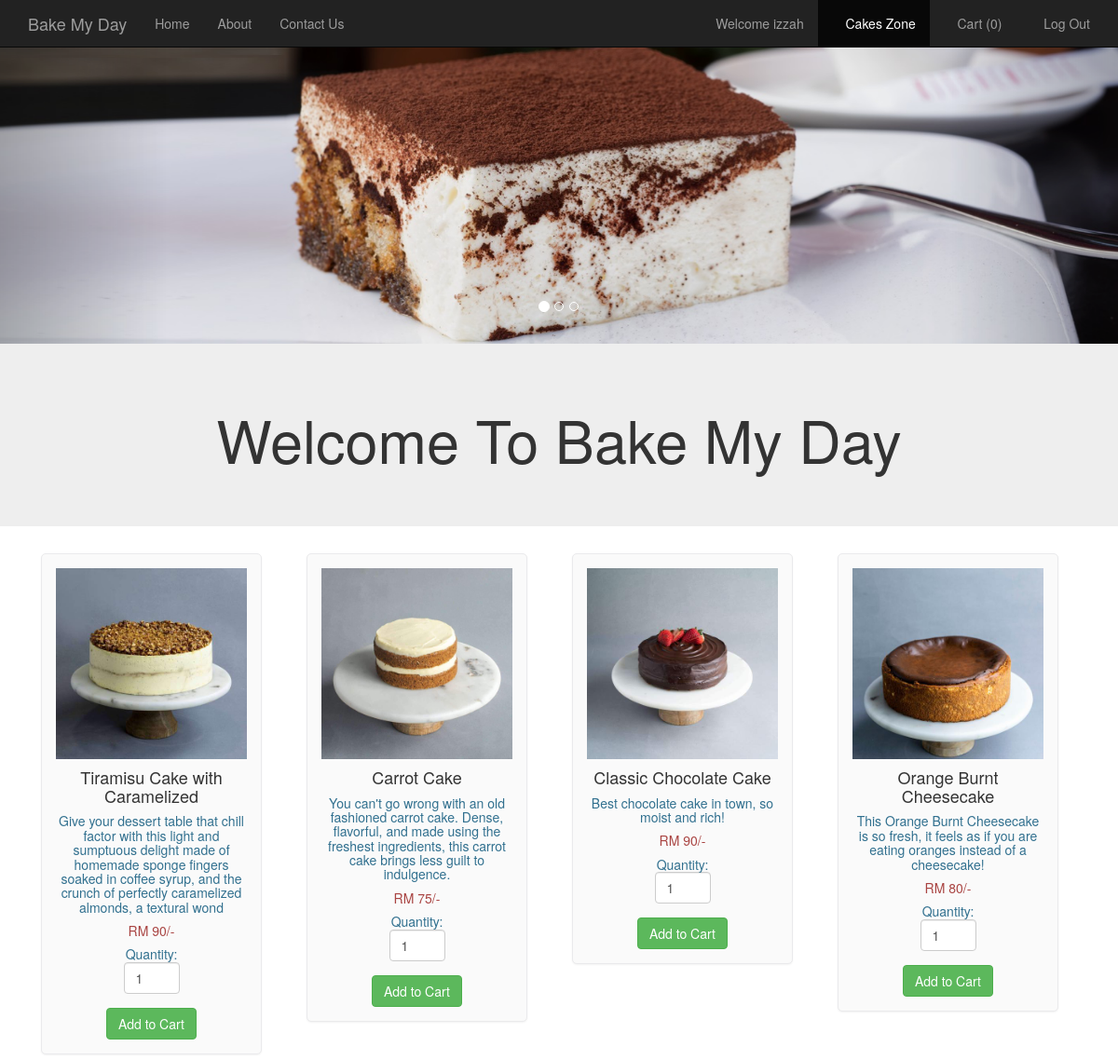
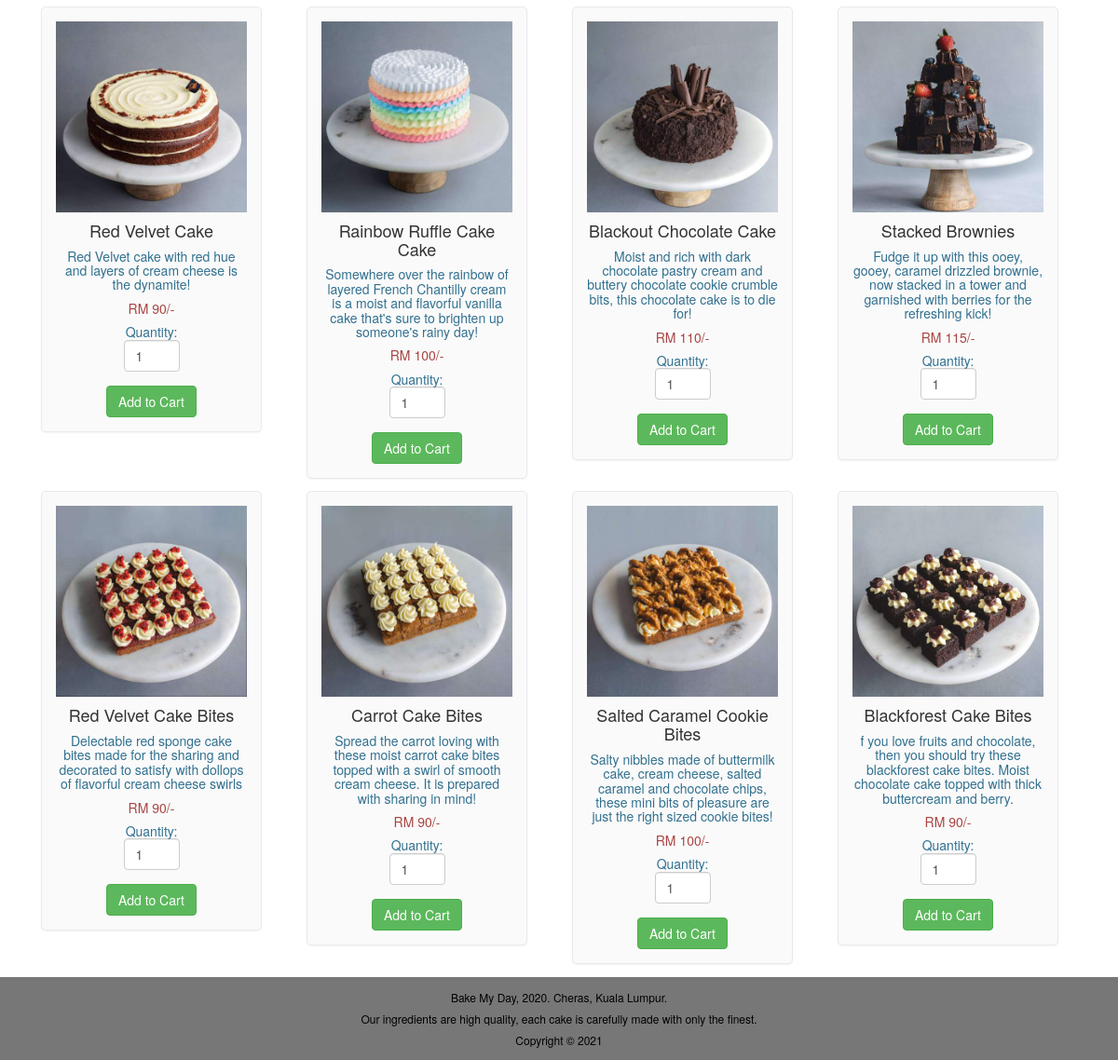
Page /foodlist.php (signed in) on the committed database (2 pictures, top to bottom).
### tables this page shows
CREATE TABLE `food` (
  `F_ID` int(30) NOT NULL,
  `name` varchar(30) NOT NULL,
  `price` int(30) NOT NULL,
  `description` varchar(200) NOT NULL,
  `R_ID` int(30) NOT NULL,
  `images_path` varchar(200) NOT NULL,
  `options` varchar(10) NOT NULL DEFAULT 'ENABLE'
);

### foodlist.php (the view, shortened to what this page needs)
<html>
  <head>
  </head>
  <link rel="stylesheet" type = "text/css" href ="css/foodlist.css">
  <link rel="stylesheet" type = "text/css" href ="css/bootstrap.min.css">
  <link href="//netdna.bootstrapcdn.com/bootstrap/3.0.0/css/bootstrap-glyphicons.css" rel="stylesheet">
  <body>
    <nav class="navbar navbar-inverse navbar-fixed-top navigation-clean-search" role="navigation">
      <div class="container">
        <div class="navbar-header">
          <a class="navbar-brand" href="index.php">Bake My Day</a>
        </div>
        <div class="collapse navbar-collapse " id="myNavbar">
          <ul class="nav navbar-nav">
            <li><a href="index.php">Home</a></li>
            <li><a href="aboutus.php">About</a></li>
            <li><a href="contactus.php">Contact Us</a></li>
          </ul>
<?php
if(isset($_SESSION['login_user1'])){
?>
          <ul class="nav navbar-nav navbar-right">
            <li><a href="#"><span class="glyphicon glyphicon-user"></span> Welcome <?php echo $_SESSION['login_user1']; ?> </a></li>
            <li><a href="myrestaurant.php">MANAGER CONTROL PANEL</a></li>
            <li><a href="logout_m.php"><span class="glyphicon glyphicon-log-out"></span> Log Out </a></li>
          </ul>
<?php
}
else if (isset($_SESSION['login_user2'])) {
  ?>
           <ul class="nav navbar-nav navbar-right">
            <li><a href="#"><span class="glyphicon glyphicon-user"></span> Welcome <?php echo $_SESSION['login_user2']; ?> </a></li>
            <li class="active" ><a href="foodlist.php"><span class="glyphicon glyphicon-cutlery"></span> Cakes Zone </a></li>
            <li><a href="cart.php"><span class="glyphicon glyphicon-shopping-cart"></span> Cart  (<?php
              if(isset($_SESSION["cart"])){
              $count = count($_SESSION["cart"]);
              echo "$count";
            }
              else
                echo "0";
              ?>) </a></li>
            <li><a href="logout_u.php"><span class="glyphicon glyphicon-log-out"></span> Log Out </a></li>
          </ul>
<?php
}
?>
        </div>
      </div>
    </nav>
    <div id="myCarousel" class="carousel slide" data-ride="carousel">
    <ol class="carousel-indicators">
      <li data-target="#myCarousel" data-slide-to="0" class="active"></li>
      <li data-target="#myCarousel" data-slide-to="1"></li>
      <li data-target="#myCarousel" data-slide-to="2"></li>
    </ol>
    <div class="carousel-inner">
      <div class="item active">
      <img src="images/slide002.jpg" style="width:100%;">
      <div class="carousel-caption">
      </div>
      </div>
    </div>
   <a class="left carousel-control" href="#myCarousel" data-slide="prev">
      <span class="glyphicon glyphicon-chevron-left"></span>
    </a>
    <a class="right carousel-control" href="#myCarousel" data-slide="next">
      <span class="glyphicon glyphicon-chevron-right"></span>
    </a>
    </div>
<div class="jumbotron">
  <div class="container text-center">
    <h1>Welcome To Bake My Day</h1>
  </div>
</div>
<div class="container" style="width:95%;">
<?php
$conn = Connect();
$sql = "SELECT * FROM FOOD WHERE options = 'ENABLE' ORDER BY F_ID";
$result = mysqli_query($conn, $sql);
if (mysqli_num_rows($result) > 0)
{
  $count=0;
  while($row = mysqli_fetch_assoc($result)){
    if ($count == 0)
      echo "<div class='row'>";
?>
<div class="col-md-3">
<form method="post" action="cart.php?action=add&id=<?php echo $row["F_ID"]; ?>">
<div class="mypanel" align="center";>
<img src="<?php echo $row["images_path"]; ?>" class="img-responsive">
<h4 class="text-dark"><?php echo $row["name"]; ?></h4>
<h5 class="text-info"><?php echo $row["description"]; ?></h5>
<h5 class="text-danger">RM <?php echo $row["price"]; ?>/-</h5>
<h5 class="text-info">Quantity: <input type="number" min="1" max="25" name="quantity" class="form-control" value="1" style="width: 60px;"> </h5>
<input type="submit" name="add" style="margin-top:5px;" class="btn btn-success" value="Add to Cart">
</div>
</form>
</div>
<?php
$count++;
if($count==4)
{
  echo "</div>";
  $count=0;
}
}
?>
</div>
  <?php
}
?>
<footer>
  <h6 style="color: black">Bake My Day, 2020. Cheras, Kuala Lumpur.<h6 style="color: black">Our ingredients are high quality, each cake is carefully made with only the finest.<h6 style="color: black">Copyright © 2021</h6>
</footer>
</body>
</html>

### css/foodlist.css (style rules this page uses)
body,html { height: 100%; }
body { padding-top: 50px; background-image: url('bgimg1.jpg'); background-repeat: repeat; background-size: cover; background-position: center; }
footer { display: block; }
.mypanel { border: 1px solid #eaeaec; margin: -1px 19px 3px -1px; box-shadow: 0 1px 2px rgba(0,0,0,0.05); background-color: #FAFAFA; padding:15px; border-radius: 5px; }
input { border: 5px solid white; }
footer { background-color: #777; padding: 5px; text-align: center; color: white; }

### rows in the picture
food: images_path (picture), name "Tiramisu Cake with Caramelized", description "Give your dessert table that chill factor with this light and sumptuous delight made of homemade sponge fingers soaked in coffee syrup, and the crunch of perfectly caramelized almonds, a textural wond", price "90"
food: images_path (picture), name "Carrot Cake", description "You can't go wrong with an old fashioned carrot cake. Dense, flavorful, and made using the freshest ingredients, this carrot cake brings less guilt to indulgence.", price "75"
food: images_path (picture), name "Classic Chocolate Cake", description "Best chocolate cake in town, so moist and rich!", price "90"
food: images_path (picture), name "Orange Burnt Cheesecake", description "This Orange Burnt Cheesecake is so fresh, it feels as if you are eating oranges instead of a cheesecake!", price "80"
food: images_path (picture), name "Red Velvet Cake", description "Red Velvet cake with red hue and layers of cream cheese is the dynamite!", price "90"
food: images_path (picture), name "Rainbow Ruffle Cake Cake", description "Somewhere over the rainbow of layered French Chantilly cream is a moist and flavorful vanilla cake that's sure to brighten up someone's rainy day!", price "100"
food: images_path (picture), name "Blackout Chocolate Cake", description "Moist and rich with dark chocolate pastry cream and buttery chocolate cookie crumble bits, this chocolate cake is to die for!", price "110"
food: images_path (picture), name "Stacked Brownies", description "Fudge it up with this ooey, gooey, caramel drizzled brownie, now stacked in a tower and garnished with berries for the refreshing kick!", price "115"
food: images_path (picture), name "Red Velvet Cake Bites", description "Delectable red sponge cake bites made for the sharing and decorated to satisfy with dollops of flavorful cream cheese swirls", price "90"
food: images_path (picture), name "Carrot Cake Bites", description "Spread the carrot loving with these moist carrot cake bites topped with a swirl of smooth cream cheese. It is prepared with sharing in mind!", price "90"
food: images_path (picture), name "Salted Caramel Cookie Bites", description "Salty nibbles made of buttermilk cake, cream cheese, salted caramel and chocolate chips, these mini bits of pleasure are just the right sized cookie bites!", price "100"
food: images_path (picture), name "Blackforest Cake Bites", description "f you love fruits and chocolate, then you should try these blackforest cake bites. Moist chocolate cake topped with thick buttercream and berry.", price "90"

### other values in the picture
$_SESSION['login_user2'] "izzah"
